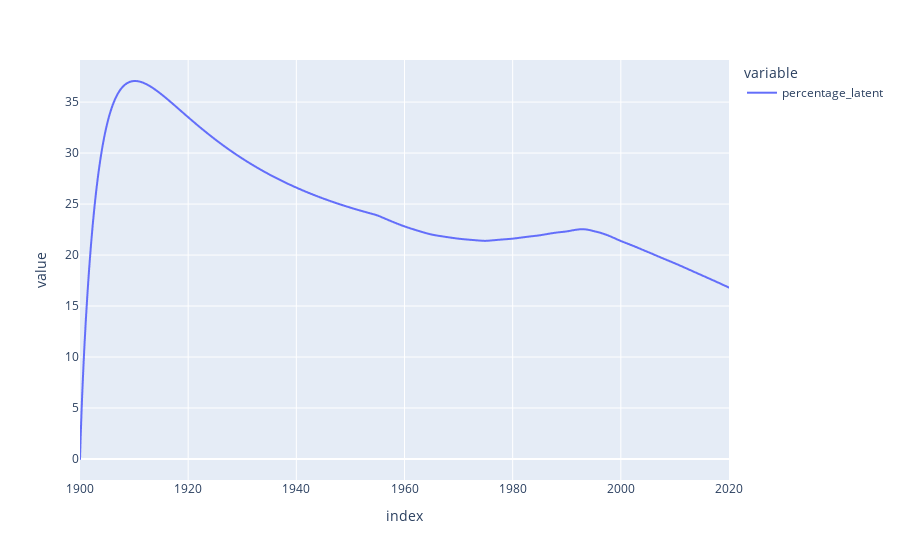

Write notebook code for a chart like this one.
### Code cell
derived_df_0.percentage_latent.plot()

### Figure 1 — Plotly figure (JSON) as saved in the notebook; plotly's stock layout.template omitted (floating-point values rounded to 4 significant figures; data arrays with more than 128 entries replaced by an {"elided": "..."} marker saying what was removed)
{"data": [{"hovertemplate": "variable=percentage_latent<br>index=%{x}<br>value=%{y}<extra></extra>", "legendgroup": "percentage_latent", "line": {"color": "#636efa", "dash": "solid"}, "marker": {"symbol": "circle"}, "mode": "lines", "name": "percentage_latent", "showlegend": true, "type": "scattergl", "x": {"elided": "1201 float values"}, "xaxis": "x", "y": {"elided": "1201 float values"}, "yaxis": "y"}], "layout": {"legend": {"title": {"text": "variable"}, "tracegroupgap": 0}, "margin": {"t": 60}, "xaxis": {"anchor": "y", "domain": [0, 1], "title": {"text": "index"}}, "yaxis": {"anchor": "x", "domain": [0, 1], "title": {"text": "value"}}}}
